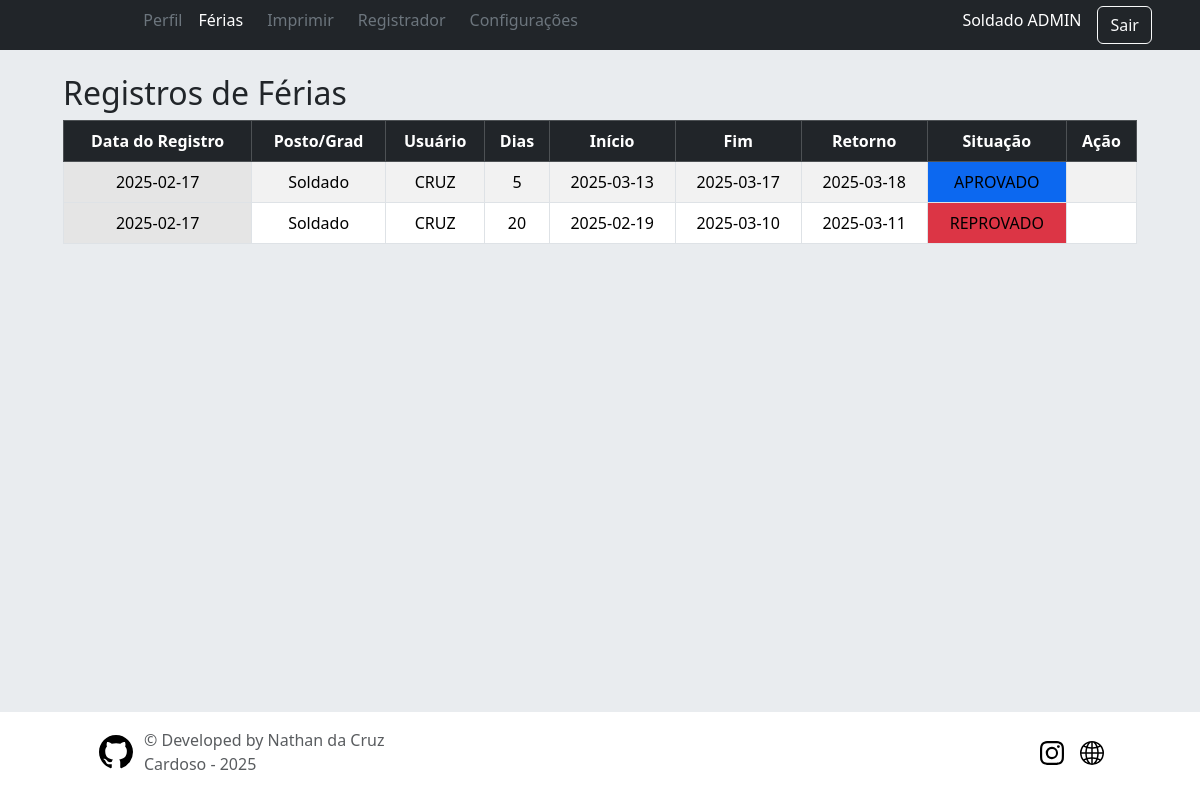
Page /user/ferias (signed in) on the committed database.
### app/models/tables.py (models this page shows, shortened)
class Patente(db.Model):
    __tablename__ = 'patentes'
    id = db.Column(db.Integer, primary_key=True)
    abrev = db.Column(db.String(50), nullable=False)
    posto = db.Column(db.String(50), nullable=False)
    users = db.relationship("User",  back_populates='patente')

class User(db.Model, UserMixin):
    __tablename__ = "users"
    id = db.Column(db.Integer, primary_key=True, nullable=False)
    username = db.Column(db.String(30), nullable=False)
    password = db.Column(db.String(255), nullable=False)  # Aumentando o tamanho para suporte a hash
    military_id = db.Column(db.String(30), unique=True, nullable=False)
    nome_completo = db.Column(db.String(30), unique=True, nullable=False)
    nome_guerra = db.Column(db.String(30), nullable=False)
    data_nascimento = db.Column(db.Date, nullable=False)
    nivel = db.Column(db.Integer, nullable=False, default=0)
    dias_disp = db.Column(db.Integer, nullable=False)
    email = db.Column(db.String(30), unique=True, nullable=False)
    telefone = db.Column(db.String(30), unique=True, nullable=False)
    fg_secao_id = db.Column(db.Integer, db.ForeignKey('secoes.id'), nullable=False)
    fg_organization_id = db.Column(db.Integer, db.ForeignKey('organizacoes.id'), nullable=False)
    fg_patente_id = db.Column(db.Integer, db.ForeignKey('patentes.id'), nullable=False)
    patente = db.relationship("Patente",  back_populates='users')
    organizacao = db.relationship("Organizacao",  back_populates='users')
    secao = db.relationship("Secao",  back_populates='users')
    ferias = db.relationship("Vacation",  back_populates='user')

class Vacation(db.Model):
    __tablename__ = "vacations"
    id = db.Column(db.Integer, primary_key=True, nullable=False)
    data_inicio = db.Column(db.Date, nullable=False)
    data_fim = db.Column(db.Date, nullable=False)
    data_registro = db.Column(db.Date, nullable=False)
    data_retorno = db.Column(db.Date, nullable=False)
    destino = db.Column(db.String(30), nullable=False)
    motivo = db.Column(db.String(255))
    dias = db.Column(db.Integer, nullable=False)
    fg_users_id = db.Column(db.Integer, db.ForeignKey('users.id',ondelete='CASCADE'), nullable=False)
    fg_states_id = db.Column(db.Integer, db.ForeignKey('states.id',ondelete='CASCADE'), nullable=False)
    user = db.relationship("User", back_populates='ferias')
    state = db.relationship("State", back_populates='ferias')

class State(db.Model):
    __tablename__ = 'states'
    id = db.Column(db.Integer, primary_key=True)
    abrev = db.Column(db.String(50), nullable=False)
    desc = db.Column(db.String(50), nullable=False)
    ferias = db.relationship("Vacation", back_populates='state')

### app/routes/user.py (the view)
@user_bp.route('/ferias')
@required_level(2)
def ferias():
    vacations = Vacation.query.join(User).order_by(Vacation.id.desc()).all()
    return render_template("user/ferias.html", registros = vacations)

### app/controllers/home.py (called while the page is built)
@lm.user_loader
def load_user(user_id):
    return User.query.get(int(user_id))

### app/routes/user.py (called while the page is built)
@user_bp.before_request
@login_required
def require_login():
    pass

### app/templates/user/ferias.html (shortened to what this page needs)
{% extends 'layouts/base.html' %}
{% block content %}
<div class="container">
  <h2>Registros de Férias</h2>
  <table class="table table-striped table-hover table-bordered align-middle">
    <thead class="table-dark text-center">
      <tr>
        <th scope="col">Data do Registro</th>
        <th scope="col">Posto/Grad</th>
        <th scope="col">Usuário</th>
        <th scope="col">Dias</th>
        <th scope="col">Início</th>
        <th scope="col">Fim</th>
        <th scope="col">Retorno</th>
        <th scope="col">Situação</th>
        <th scope="col">Ação</th>
      </tr>
    </thead>
    <tbody>
      {% for ferias in registros %}
        <tr class="text-center">
          <td class="table-active" >{{ ferias.data_registro }}</td>
          <td>{{ ferias.user.patente.posto }}</td>
          <td>{{ ferias.user.nome_guerra }}</td>
          <td>{{ ferias.dias }}</td>
          <td>{{ ferias.data_inicio }}</td>
          <td>{{ ferias.data_fim }}</td>
          <td>{{ ferias.data_retorno }}</td>
          {% if ferias.state.id == 1 %}
          <td class="bg-secondary">{{ ferias.state.desc }}</td>
          {% elif ferias.state.id == 2 %}
          <td class="bg-primary">{{ ferias.state.desc }}</td>
          {% elif ferias.state.id == 3 %}
          <td class="bg-danger">{{ ferias.state.desc }}</td>
          {% elif ferias.state.id == 4 %}
          <td class="bg-success">{{ ferias.state.desc }}</td>
          {% elif ferias.state.id == 5 %}
          <td class="bg-warning">{{ ferias.state.desc }}</td>
          {% elif ferias.state.id == 6 %}
          <td class="bg-secondary">{{ ferias.state.desc }}</td>
          {% endif %}
          <td>
          </td>
        </tr>
      {% endfor %}
    </tbody>
  </table>
</div>
{% endblock %}

### app/templates/layouts/base.html (shortened to what this page needs)
<!DOCTYPE html>
<html lang="pt-br">
<head>
    <link href="https://cdn.jsdelivr.net/npm/bootstrap@5/dist/css/bootstrap.min.css" rel="stylesheet">
    <link href="{{ url_for('static', filename = 'css/sticky-footer.css')}}" rel="stylesheet" >
    <link href="{{ url_for('static', filename = 'css/sign-in.css')}}" rel="stylesheet" >
    <link rel="stylesheet" href="https://cdn.jsdelivr.net/npm/bootstrap-icons@1/font/bootstrap-icons.css">
</head>
    <body class="d-flex flex-column min-vh-100">
            {% include "shared/header.html" %}
            {% include "shared/flashes.html" %}
            <div class="bg-body-secondary flex-grow-1 px-5 py-3">
            {% block content %}{% endblock %}
            </div>
            {% include "shared/footer.html" %}
    </body>
</html>

### app/templates/shared/header.html (shortened to what this page needs)
<header class="text-bg-dark shadow">
  <div class="container-fluid">
    <div class="row mx-3 align-items-center">
      <div class="col-1 p-2 order-1">
      </div>
      {% if current_user.is_authenticated %}
      <div class="col-12 col-md-8 order-md-3 order-4 ">
        {% include 'layouts/navbar.html' %}
      </div>
      <div class="col-md-3 col-11 hstack order-3 accordion justify-content-end">
        <h6 class="me-3" role="search">{{ current_user.patente.posto + " " + current_user.nome_guerra }}</h6>
        <a href="{{ url_for('user.logout') }}" class="btn btn-outline-light me-2">Sair</a>
      </div>
      {% endif %}
    </div>
  </div>
</header>

### app/templates/layouts/navbar.html
<ul class="nav nav-underline mb-2 justify-content-md-start justify-content-center pe-auto">
  <li><a href="{{ url_for('user.home') }}" class="nav-link ms-2 {% if request.endpoint == 'user.home' %}text-white{% else %}text-secondary{% endif %}">Perfil</a></li>
  {% if current_user.nivel >= 2 %}
    <li><a href="{{ url_for('user.ferias') }}" class="nav-link {% if request.endpoint == 'user.ferias' %}text-white{% else %}text-secondary{% endif %}">Férias</a></li>
     <li><a href="{{ url_for('user.imprimir') }}" class="nav-link ms-2 {% if request.endpoint == 'user.imprimir' %}text-white{% else %}text-secondary{% endif %}">Imprimir</a></li>
  {% endif %}
  {% if current_user.nivel >= 3 %}
    <li><a href="{{ url_for('user.register') }}" class="nav-link ms-2 {% if request.endpoint == 'user.register' %}text-white{% else %}text-secondary{% endif %}">Registrador</a></li>
    <li><a href="{{ url_for('user.config') }}" class="nav-link ms-2 {% if request.endpoint == 'user.config' %}text-white{% else %}text-secondary{% endif %}">Configurações</a></li>
  {% endif %}
</ul>

### app/templates/shared/flashes.html (shortened to what this page needs)
{% with messages = get_flashed_messages(with_categories=True) %}
<div class=" bg-body-secondary p-1 m-0">
</div>
{% endwith %}

### app/templates/shared/footer.html (shortened to what this page needs)
<div class="container-fluid px-5">
  <footer class="d-flex flex-wrap justify-content-between align-items-center py-3 pb-4 px-5">
    <div class="col-md-4 d-flex align-items-center">
      <a href="https://github.com/NathanCruzOficial" class="mb-3 me-2 mb-md-0 text-body-secondary text-decoration-none lh-1">
        <svg class="bi" width="40" height="34"><use xlink:href="#github"/></svg>
      </a>
      <span class="mb-3 mb-md-0 text-body-secondary">&copy; Developed by Nathan da Cruz Cardoso - 2025</span>
    </div>
    <ul class="nav col-md-4 justify-content-end list-unstyled d-flex">
      <li class="ms-3"><a class="text-body-secondary" href="https://www.instagram.com/9bdainfmtz_exercito/"><svg class="bi" width="24" height="24"><use xlink:href="#instagram"/></svg></a></li>
      <li class="ms-3"><a class="text-body-secondary" href="http://www.9bdainfmtz.eb.mil.br/"><svg class="bi" width="24" height="24"><use xlink:href="#site"/></svg></a></li>
    </ul>
  </footer>
</div>

### app/static/css/sticky-footer.css (style rules this page uses)
.container { width: auto; max-width: auto; padding: 0 15px; display: flex; flex-direction: column; }

### app/static/css/sign-in.css (style rules this page uses)
html, body { height: 100%; }

### rows in the picture
Patente: patente "Soldado ADMIN"
Vacation: data_registro "2025-02-17", user.patente.posto "Soldado", user.nome_guerra "CRUZ", dias "5", data_inicio "2025-03-13", data_fim "2025-03-17", data_retorno "2025-03-18", state.desc "APROVADO"
Vacation: data_registro "2025-02-17", user.patente.posto "Soldado", user.nome_guerra "CRUZ", dias "20", data_inicio "2025-02-19", data_fim "2025-03-10", data_retorno "2025-03-11", state.desc "REPROVADO"
